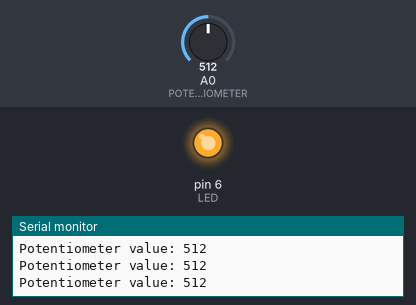
Bench run of a sketch on a simulated Arduino Uno, built with avr-gcc and run on an emulated ATmega328P. On the bench: output pins drawn as LEDs (lit = HIGH), the last lines printed to the serial monitor. Inputs (shaded band) come from the test bench; at power-on: A0 (POTENTIOMETER) = 512.

Above: at 1.3 s.
1.4 s: A0 (POTENTIOMETER) set to 501
At 2.5 s:
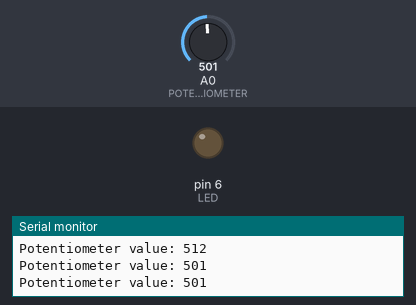
3.0 s: A0 (POTENTIOMETER) set to 522
At 3.7 s:
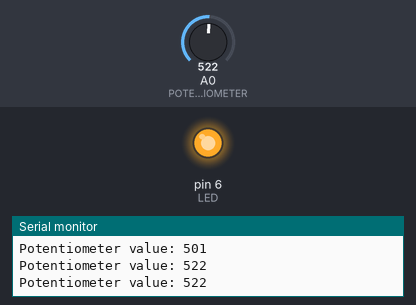
4.5 s: A0 (POTENTIOMETER) set to 511
At 4.9 s:
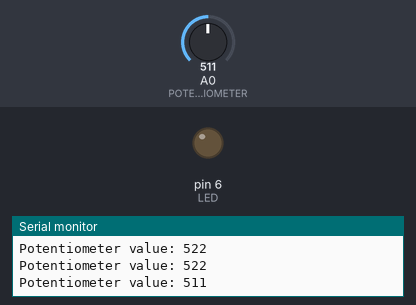
Timing chart, 0 to 7.5 s (numbered marks = the images above; inputs shaded):
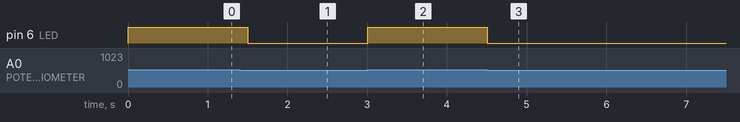

The sketch:

Potentiometer.ino
```cpp
#include "Arduino_SensorKit.h"

#define LED 6
#define POTENTIOMETER A0

void setup() {
  // begin serial communication
  Serial.begin(9600);
  // set potentiometer and LED pins as input and outputs, respectively
  pinMode(POTENTIOMETER, INPUT);
  pinMode(LED, OUTPUT);
}

void loop() {
  int sensor_value = analogRead(POTENTIOMETER);

  Serial.print("Potentiometer value: ");
  Serial.println(sensor_value);

  if (sensor_value >= 512) {
    // turn LED on
    digitalWrite(LED, HIGH);
  } else {
    // turn LED off
    digitalWrite(LED, LOW);
  }
  delay(500);
}
```

Measured:
- the behaviour switches between 512 and 511 on A0 (POTENTIOMETER) (found by bisection; images 0 and 1)
- after the input at 1.4 s, pin 6 (LED): HIGH → LOW after 0.10 s
- after the input at 3.0 s, pin 6 (LED): LOW → HIGH at once
- after the input at 4.5 s, pin 6 (LED): HIGH → LOW at once
